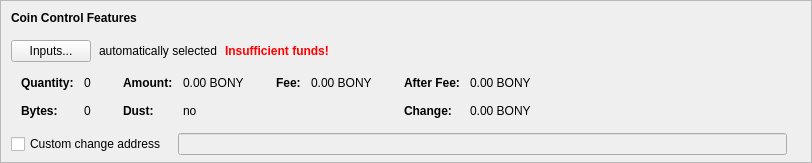
    <widget class="QFrame" name="frameCoinControl">
     <property name="sizePolicy">
      <sizepolicy hsizetype="Expanding" vsizetype="Expanding">
       <horstretch>0</horstretch>
       <verstretch>0</verstretch>
      </sizepolicy>
     </property>
     <property name="maximumSize">
      <size>
       <width>16777215</width>
       <height>16777215</height>
      </size>
     </property>
     <property name="frameShape">
      <enum>QFrame::StyledPanel</enum>
     </property>
     <property name="frameShadow">
      <enum>QFrame::Sunken</enum>
     </property>
     <layout class="QVBoxLayout" name="verticalLayoutCoinControl2">
      <property name="spacing">
       <number>0</number>
      </property>
      <property name="leftMargin">
       <number>0</number>
      </property>
      <property name="topMargin">
       <number>0</number>
      </property>
      <property name="rightMargin">
       <number>0</number>
      </property>
      <property name="bottomMargin">
       <number>6</number>
      </property>
      <item>
       <layout class="QVBoxLayout" name="verticalLayoutCoinControl" stretch="0,0,0,0,1">
        <property name="spacing">
         <number>0</number>
        </property>
        <property name="leftMargin">
         <number>10</number>
        </property>
        <property name="topMargin">
         <number>10</number>
        </property>
        <item>
         <layout class="QHBoxLayout" name="horizontalLayoutCoinControl1">
          <property name="bottomMargin">
           <number>15</number>
          </property>
          <item>
           <widget class="QLabel" name="labelCoinControlFeatures">
            <property name="sizePolicy">
             <sizepolicy hsizetype="Preferred" vsizetype="Maximum">
              <horstretch>0</horstretch>
              <verstretch>0</verstretch>
             </sizepolicy>
            </property>
            <property name="font">
             <font>
              <weight>75</weight>
              <bold>true</bold>
             </font>
            </property>
            <property name="styleSheet">
             <string notr="true">font-weight:bold;</string>
            </property>
            <property name="text">
             <string>Coin Control Features</string>
            </property>
           </widget>
          </item>
         </layout>
        </item>
        <item>
         <layout class="QHBoxLayout" name="horizontalLayoutCoinControl2" stretch="0,0,0,0">
          <property name="spacing">
           <number>8</number>
          </property>
          <property name="bottomMargin">
           <number>10</number>
          </property>
          <item>
           <widget class="QPushButton" name="pushButtonCoinControl">
            <property name="styleSheet">
             <string notr="true"/>
            </property>
            <property name="text">
             <string>Inputs...</string>
            </property>
            <property name="autoDefault">
             <bool>false</bool>
            </property>
           </widget>
          </item>
          <item>
           <widget class="QLabel" name="labelCoinControlAutomaticallySelected">
            <property name="text">
             <string>automatically selected</string>
            </property>
            <property name="margin">
             <number>5</number>
            </property>
           </widget>
          </item>
          <item>
           <widget class="QLabel" name="labelCoinControlInsuffFunds">
            <property name="font">
             <font>
              <weight>75</weight>
              <bold>true</bold>
             </font>
            </property>
            <property name="styleSheet">
             <string notr="true">color:red;font-weight:bold;</string>
            </property>
            <property name="text">
             <string>Insufficient funds!</string>
            </property>
            <property name="margin">
             <number>5</number>
            </property>
           </widget>
          </item>
          <item>
           <spacer name="horizontalSpacerCoinControl">
            <property name="orientation">
             <enum>Qt::Horizontal</enum>
            </property>
            <property name="sizeHint" stdset="0">
             <size>
              <width>40</width>
              <height>1</height>
             </size>
            </property>
           </spacer>
          </item>
         </layout>
        </item>
        <item>
         <widget class="QWidget" name="widgetCoinControl" native="true">
          <property name="sizePolicy">
           <sizepolicy hsizetype="Preferred" vsizetype="Preferred">
            <horstretch>0</horstretch>
            <verstretch>0</verstretch>
           </sizepolicy>
          </property>
          <property name="minimumSize">
           <size>
            <width>0</width>
            <height>0</height>
           </size>
          </property>
          <property name="styleSheet">
           <string notr="true"/>
          </property>
          <layout class="QHBoxLayout" name="horizontalLayoutCoinControl5">
           <property name="leftMargin">
            <number>0</number>
           </property>
           <property name="topMargin">
            <number>0</number>
           </property>
           <property name="rightMargin">
            <number>0</number>
           </property>
           <property name="bottomMargin">
            <number>0</number>
           </property>
           <item>
            <layout class="QHBoxLayout" name="horizontalLayoutCoinControl3" stretch="0,0,0,1">
             <property name="spacing">
              <number>20</number>
             </property>
             <property name="topMargin">
              <number>0</number>
             </property>
             <property name="bottomMargin">
              <number>10</number>
             </property>
             <item>
              <layout class="QFormLayout" name="formLayoutCoinControl1">
               <property name="horizontalSpacing">
                <number>10</number>
               </property>
               <property name="verticalSpacing">
                <number>14</number>
               </property>
               <property name="leftMargin">
                <number>10</number>
               </property>
               <property name="topMargin">
                <number>4</number>
               </property>
               <property name="rightMargin">
                <number>6</number>
               </property>
               <item row="0" column="0">
                <widget class="QLabel" name="labelCoinControlQuantityText">
                 <property name="font">
                  <font>
                   <weight>75</weight>
                   <bold>true</bold>
                  </font>
                 </property>
                 <property name="text">
                  <string>Quantity:</string>
                 </property>
                 <property name="margin">
                  <number>0</number>
                 </property>
                </widget>
               </item>
               <item row="0" column="1">
                <widget class="QLabel" name="labelCoinControlQuantity">
                 <property name="cursor">
                  <cursorShape>IBeamCursor</cursorShape>
                 </property>
                 <property name="contextMenuPolicy">
                  <enum>Qt::ActionsContextMenu</enum>
                 </property>
                 <property name="text">
                  <string notr="true">0</string>
                 </property>
                 <property name="margin">
                  <number>0</number>
                 </property>
                 <property name="textInteractionFlags">
                  <set>Qt::LinksAccessibleByMouse|Qt::TextSelectableByKeyboard|Qt::TextSelectableByMouse</set>
                 </property>
                </widget>
               </item>
               <item row="1" column="0">
                <widget class="QLabel" name="labelCoinControlBytesText">
                 <property name="font">
                  <font>
                   <weight>75</weight>
                   <bold>true</bold>
                  </font>
                 </property>
                 <property name="text">
                  <string>Bytes:</string>
                 </property>
                </widget>
               </item>
               <item row="1" column="1">
                <widget class="QLabel" name="labelCoinControlBytes">
                 <property name="cursor">
                  <cursorShape>IBeamCursor</cursorShape>
                 </property>
                 <property name="contextMenuPolicy">
                  <enum>Qt::ActionsContextMenu</enum>
                 </property>
                 <property name="text">
                  <string notr="true">0</string>
                 </property>
                 <property name="textInteractionFlags">
                  <set>Qt::LinksAccessibleByMouse|Qt::TextSelectableByKeyboard|Qt::TextSelectableByMouse</set>
                 </property>
                </widget>
               </item>
              </layout>
             </item>
             <item>
              <layout class="QFormLayout" name="formLayoutCoinControl2">
               <property name="horizontalSpacing">
                <number>10</number>
               </property>
               <property name="verticalSpacing">
                <number>14</number>
               </property>
               <property name="leftMargin">
                <number>6</number>
               </property>
               <property name="topMargin">
                <number>4</number>
               </property>
               <property name="rightMargin">
                <number>6</number>
               </property>
               <item row="0" column="0">
                <widget class="QLabel" name="labelCoinControlAmountText">
                 <property name="font">
                  <font>
                   <weight>75</weight>
                   <bold>true</bold>
                  </font>
                 </property>
                 <property name="text">
                  <string>Amount:</string>
                 </property>
                 <property name="margin">
                  <number>0</number>
                 </property>
                </widget>
               </item>
               <item row="0" column="1">
                <widget class="QLabel" name="labelCoinControlAmount">
                 <property name="cursor">
                  <cursorShape>IBeamCursor</cursorShape>
                 </property>
                 <property name="contextMenuPolicy">
                  <enum>Qt::ActionsContextMenu</enum>
                 </property>
                 <property name="text">
                  <string notr="true">0.00 BONY</string>
                 </property>
                 <property name="textInteractionFlags">
                  <set>Qt::LinksAccessibleByMouse|Qt::TextSelectableByKeyboard|Qt::TextSelectableByMouse</set>
                 </property>
                </widget>
               </item>
               <item row="1" column="0">
                <widget class="QLabel" name="labelCoinControlLowOutputText">
                 <property name="font">
                  <font>
                   <weight>75</weight>
                   <bold>true</bold>
                  </font>
                 </property>
                 <property name="text">
                  <string>Dust:</string>
                 </property>
                </widget>
               </item>
               <item row="1" column="1">
                <widget class="QLabel" name="labelCoinControlLowOutput">
                 <property name="cursor">
                  <cursorShape>IBeamCursor</cursorShape>
                 </property>
                 <property name="contextMenuPolicy">
                  <enum>Qt::ActionsContextMenu</enum>
                 </property>
                 <property name="text">
                  <string notr="true">no</string>
                 </property>
                 <property name="textInteractionFlags">
                  <set>Qt::LinksAccessibleByMouse|Qt::TextSelectableByKeyboard|Qt::TextSelectableByMouse</set>
                 </property>
                </widget>
               </item>
              </layout>
             </item>
             <item>
              <layout class="QFormLayout" name="formLayoutCoinControl3">
               <property name="horizontalSpacing">
                <number>10</number>
               </property>
               <property name="verticalSpacing">
                <number>14</number>
               </property>
               <property name="leftMargin">
                <number>6</number>
               </property>
               <property name="topMargin">
                <number>4</number>
               </property>
               <property name="rightMargin">
                <number>6</number>
               </property>
               <item row="0" column="0">
                <widget class="QLabel" name="labelCoinControlFeeText">
                 <property name="font">
                  <font>
                   <weight>75</weight>
                   <bold>true</bold>
                  </font>
                 </property>
                 <property name="text">
                  <string>Fee:</string>
                 </property>
                 <property name="margin">
                  <number>0</number>
                 </property>
                </widget>
               </item>
               <item row="0" column="1">
                <widget class="QLabel" name="labelCoinControlFee">
                 <property name="cursor">
                  <cursorShape>IBeamCursor</cursorShape>
                 </property>
                 <property name="contextMenuPolicy">
                  <enum>Qt::ActionsContextMenu</enum>
                 </property>
                 <property name="text">
                  <string notr="true">0.00 BONY</string>
                 </property>
                 <property name="textInteractionFlags">
                  <set>Qt::LinksAccessibleByMouse|Qt::TextSelectableByKeyboard|Qt::TextSelectableByMouse</set>
                 </property>
                </widget>
               </item>
             </layout>
             </item>
             <item>
              <layout class="QFormLayout" name="formLayoutCoinControl4">
               <property name="horizontalSpacing">
                <number>10</number>
               </property>
               <property name="verticalSpacing">
                <number>14</number>
               </property>
               <property name="leftMargin">
                <number>6</number>
               </property>
               <property name="topMargin">
                <number>4</number>
               </property>
               <property name="rightMargin">
                <number>6</number>
               </property>
               <item row="0" column="0">
                <widget class="QLabel" name="labelCoinControlAfterFeeText">
                 <property name="font">
                  <font>
                   <weight>75</weight>
                   <bold>true</bold>
                  </font>
                 </property>
                 <property name="text">
                  <string>After Fee:</string>
                 </property>
                 <property name="margin">
                  <number>0</number>
                 </property>
                </widget>
               </item>
               <item row="0" column="1">
                <widget class="QLabel" name="labelCoinControlAfterFee">
                 <property name="cursor">
                  <cursorShape>IBeamCursor</cursorShape>
                 </property>
                 <property name="contextMenuPolicy">
                  <enum>Qt::ActionsContextMenu</enum>
                 </property>
                 <property name="text">
                  <string notr="true">0.00 BONY</string>
                 </property>
                 <property name="textInteractionFlags">
                  <set>Qt::LinksAccessibleByMouse|Qt::TextSelectableByKeyboard|Qt::TextSelectableByMouse</set>
                 </property>
                </widget>
               </item>
               <item row="1" column="0">
                <widget class="QLabel" name="labelCoinControlChangeText">
                 <property name="font">
                  <font>
                   <weight>75</weight>
                   <bold>true</bold>
                  </font>
                 </property>
                 <property name="text">
                  <string>Change:</string>
                 </property>
                </widget>
               </item>
               <item row="1" column="1">
                <widget class="QLabel" name="labelCoinControlChange">
                 <property name="cursor">
                  <cursorShape>IBeamCursor</cursorShape>
                 </property>
                 <property name="contextMenuPolicy">
                  <enum>Qt::ActionsContextMenu</enum>
                 </property>
                 <property name="text">
                  <string notr="true">0.00 BONY</string>
                 </property>
                 <property name="textInteractionFlags">
                  <set>Qt::LinksAccessibleByMouse|Qt::TextSelectableByKeyboard|Qt::TextSelectableByMouse</set>
                 </property>
                </widget>
               </item>
              </layout>
             </item>
            </layout>
           </item>
          </layout>
         </widget>
        </item>
        <item>
         <layout class="QHBoxLayout" name="horizontalLayoutCoinControl4" stretch="0,0,0">
          <property name="spacing">
           <number>12</number>
          </property>
          <property name="sizeConstraint">
           <enum>QLayout::SetDefaultConstraint</enum>
          </property>
          <property name="topMargin">
           <number>5</number>
          </property>
          <property name="rightMargin">
           <number>5</number>
          </property>
          <item>
           <widget class="QCheckBox" name="checkBoxCoinControlChange">
            <property name="toolTip">
             <string>If this is activated, but the change address is empty or invalid, change will be sent to a newly generated address.</string>
            </property>
            <property name="text">
             <string>Custom change address</string>
            </property>
           </widget>
          </item>
          <item>
           <widget class="QValidatedLineEdit" name="lineEditCoinControlChange">
            <property name="enabled">
             <bool>false</bool>
            </property>
            <property name="sizePolicy">
             <sizepolicy hsizetype="Expanding" vsizetype="Fixed">
              <horstretch>0</horstretch>
              <verstretch>0</verstretch>
             </sizepolicy>
            </property>
           </widget>
          </item>
          <item>
           <widget class="QLabel" name="labelCoinControlChangeLabel">
            <property name="sizePolicy">
             <sizepolicy hsizetype="Preferred" vsizetype="Expanding">
              <horstretch>0</horstretch>
              <verstretch>0</verstretch>
             </sizepolicy>
            </property>
            <property name="minimumSize">
             <size>
              <width>0</width>
              <height>0</height>
             </size>
            </property>
            <property name="text">
             <string/>
            </property>
            <property name="margin">
             <number>3</number>
            </property>
           </widget>
          </item>
         </layout>
        </item>
        <item>
         <spacer name="verticalSpacerCoinControl">
          <property name="orientation">
           <enum>Qt::Vertical</enum>
          </property>
          <property name="sizeHint" stdset="0">
           <size>
            <width>800</width>
            <height>1</height>
           </size>
          </property>
         </spacer>
        </item>
       </layout>
      </item>
     </layout>
    </widget>
